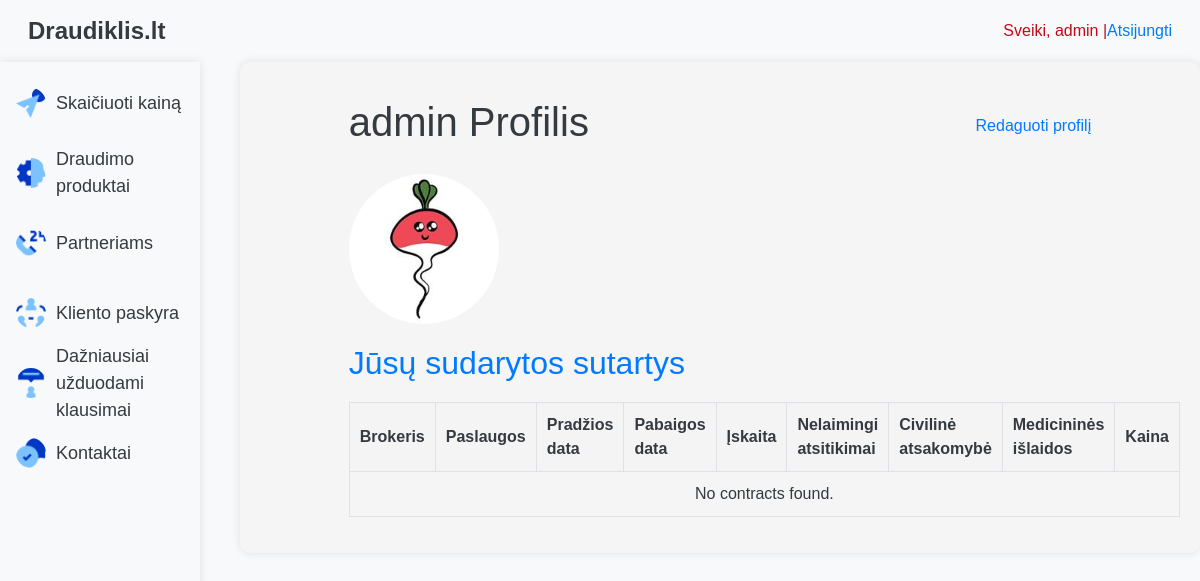
The app's page /app/profile/ (signed in), older data.
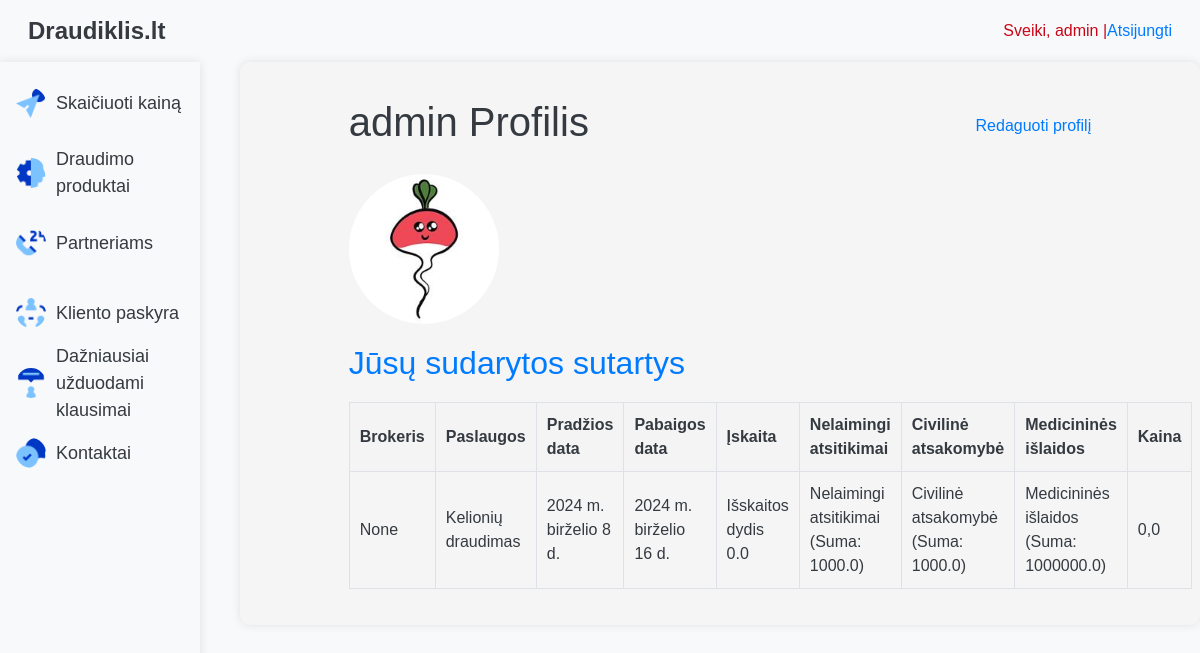
The same page, newer data.
### app/models.py (models this page shows, shortened)
class Polisai(models.Model):
    klientai = models.ForeignKey(Klientai, on_delete=models.CASCADE, related_name='polisai')
    brokeriai = models.ForeignKey(Brokeriai, on_delete=models.SET_NULL, null=True, blank=True, related_name='polisai')
    paslaugos = models.ForeignKey(Paslaugos, on_delete=models.CASCADE, related_name='polisai', default=1)
    poliso_tipas = models.CharField(max_length=100, blank=True)
    pradzios_data = models.DateField()
    pabaigos_data = models.DateField()
    iskaita = models.ForeignKey(Iskaita, on_delete=models.CASCADE)
    cover1 = models.ForeignKey(Cover1, on_delete=models.CASCADE)
    cover2 = models.ForeignKey(Cover2, on_delete=models.CASCADE)
    cover3 = models.ForeignKey(Cover3, on_delete=models.CASCADE)
    travel_mode = models.ForeignKey(TravelMode, on_delete=models.CASCADE)
    country = models.ForeignKey(Country, on_delete=models.CASCADE)
    price = models.FloatField(default=0.0)

class Paslaugos(models.Model):
    pavadinimas = models.CharField(max_length=100, default='Kelionių draudimas')
    aprasymas = models.TextField()
    kaina = models.FloatField()
    def __str__(self):
        return self.pavadinimas

class Iskaita(models.Model):
    sum = models.FloatField()
    kof = models.FloatField()
    def __str__(self):
        return f"Išskaitos dydis {self.sum}"

class Cover1(models.Model):
    na_sum = models.FloatField()
    na_kof = models.FloatField()
    def __str__(self):
        return f"Nelaimingi atsitikimai (Suma: {self.na_sum})"

class Cover2(models.Model):
    civ_sum = models.FloatField()
    civ_kof = models.FloatField()
    def __str__(self):
        return f"Civilinė atsakomybė (Suma: {self.civ_sum})"

class Cover3(models.Model):
    med_sum = models.FloatField()
    med_kof = models.FloatField()
    def __str__(self):
        return f"Medicininės išlaidos (Suma: {self.med_sum})"

### app/views.py (the view)
# urls.py: path('profile/', views.profile, name='profile'),
@login_required
def profile(request):
    username = request.user.username
    try:
        klientai = request.user.klientai
        contracts = Polisai.objects.filter(klientai=klientai)
    except Klientai.DoesNotExist:
        klientai = None
        contracts = []
    print("Username:", username)
    print("Klientai:", klientai)
    for contract in contracts:
        print("Contract ID:", contract.id, "Klientai ID:", contract.klientai_id)
    return render(request, 'profile.html', {'profile': klientai, 'contracts': contracts, })

### app/models.py (called while the page is built)
    def __str__(self):
        return f"{self.vardas} {self.pavarde}"

### app/templates/profile.html (shortened to what this page needs)
{% extends "base.html" %}
{% load static %}
{% block content %}
<div style="margin: 20px auto; width: 80%; max-width: 800px;">
    <div style="display: flex; justify-content: space-between; align-items: center; margin-bottom: 20px;">
        <h1>{{ profile.user.username }} Profilis</h1>
        <a href="{% url 'profile_view' %}" style="font-size: 16px; text-decoration: none; color: #007bff;">Redaguoti profilį</a>
    </div>
    <div style="display: flex; align-items: center; margin-bottom: 20px;">
        {% if user_profile_picture %}
            <img src="{{ user_profile_picture }}" alt="Profile Picture" style="width: 150px; height: 150px; border-radius: 50%; margin-right: 20px;">
        {% else %}
            <img src="{% static 'default_profile_picture.png' %}" alt="Profile Picture" style="width: 150px; height: 150px; border-radius: 50%; margin-right: 20px;">
        {% endif %}
    </div>
    <h2>Jūsų sudarytos sutartys</h2>
    <table style="width: 100%; border-collapse: collapse; margin-top: 10px;">
        <thead>
            <tr style="background-color: #f8f9fa;">
                <th style="padding: 10px; border: 1px solid #dee2e6;">Brokeris</th>
                <th style="padding: 10px; border: 1px solid #dee2e6;">Paslaugos</th>
                <th style="padding: 10px; border: 1px solid #dee2e6;">Pradžios data</th>
                <th style="padding: 10px; border: 1px solid #dee2e6;">Pabaigos data</th>
                <th style="padding: 10px; border: 1px solid #dee2e6;">Įskaita</th>
                <th style="padding: 10px; border: 1px solid #dee2e6;">Nelaimingi atsitikimai</th>
                <th style="padding: 10px; border: 1px solid #dee2e6;">Civilinė atsakomybė</th>
                <th style="padding: 10px; border: 1px solid #dee2e6;">Medicininės išlaidos</th>
                <th style="padding: 10px; border: 1px solid #dee2e6;">Kaina</th>
            </tr>
        </thead>
        <tbody>
            {% for contract in contracts %}
            <tr>
                <td style="padding: 10px; border: 1px solid #dee2e6;">{{ contract.brokeriai }}</td>
                <td style="padding: 10px; border: 1px solid #dee2e6;">{{ contract.paslaugos }}</td>
                <td style="padding: 10px; border: 1px solid #dee2e6;">{{ contract.pradzios_data }}</td>
                <td style="padding: 10px; border: 1px solid #dee2e6;">{{ contract.pabaigos_data }}</td>
                <td style="padding: 10px; border: 1px solid #dee2e6;">{{ contract.iskaita }}</td>
                <td style="padding: 10px; border: 1px solid #dee2e6;">{{ contract.cover1 }}</td>
                <td style="padding: 10px; border: 1px solid #dee2e6;">{{ contract.cover2 }}</td>
                <td style="padding: 10px; border: 1px solid #dee2e6;">{{ contract.cover3 }}</td>
                <td style="padding: 10px; border: 1px solid #dee2e6;">{{ contract.price }}</td>
            </tr>
            {% empty %}
            <tr>
                <td colspan="9" style="padding: 10px; border: 1px solid #dee2e6; text-align: center;">No contracts found.</td>
            </tr>
            {% endfor %}
        </tbody>
    </table>
</div>
{% endblock %}

Row changes from the older to the newer data that the page shows:
added Polisai: brokeriai "None", paslaugos "Kelionių draudimas", pradzios_data "2024 m. birželio 8 d.", pabaigos_data "2024 m. birželio 16 d.", iskaita "Išskaitos dydis 0.0", cover1 "Nelaimingi atsitikimai (Suma: 1000.0)", cover2 "Civilinė atsakomybė (Suma: 1000.0)", cover3 "Medicininės išlaidos (Suma: 1000000.0)", price "0,0"
Text that changed along with them:
text no longer shown: "No contracts found."
